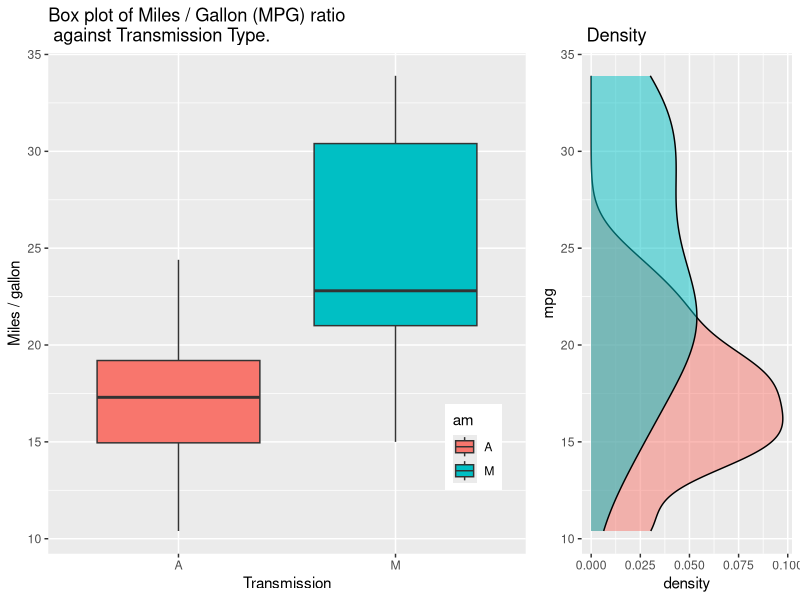

Source code (R):
## ---- chunk 1
knitr::opts_chunk$set(echo = TRUE)
## ---- chunk 2
data(mtcars)
head(mtcars)
## ---- chunk 3
summary(mtcars[,c("mpg","am")])
## ---- chunk 4
mtcars$am <- factor(mtcars$am, levels=c(0,1), labels=c("A","M"))
## ---- chunk 5
library(ggplot2)
library(gridExtra)
g1 = ggplot(data=mtcars, aes(x=am,y=mpg, fill=am)) + geom_boxplot()
g1 = g1 + scale_x_discrete("Transmission") + scale_y_continuous("Miles / gallon")
g1 = g1 + ggtitle("Box plot of Miles / Gallon (MPG) ratio \n against Transmission Type.")
g1 = g1 + theme(legend.position=c(0.95,0.3), legend.justification=c(1,1)) 
g2 = ggplot(mtcars, aes(x=mpg, fill=am)) + geom_density(alpha=0.5)
g2 = g2 + coord_flip() + theme(legend.position="none") + labs(title="\n Density")
grid.arrange(g1,g2,ncol=2,nrow=1,widths=c(4,2))
